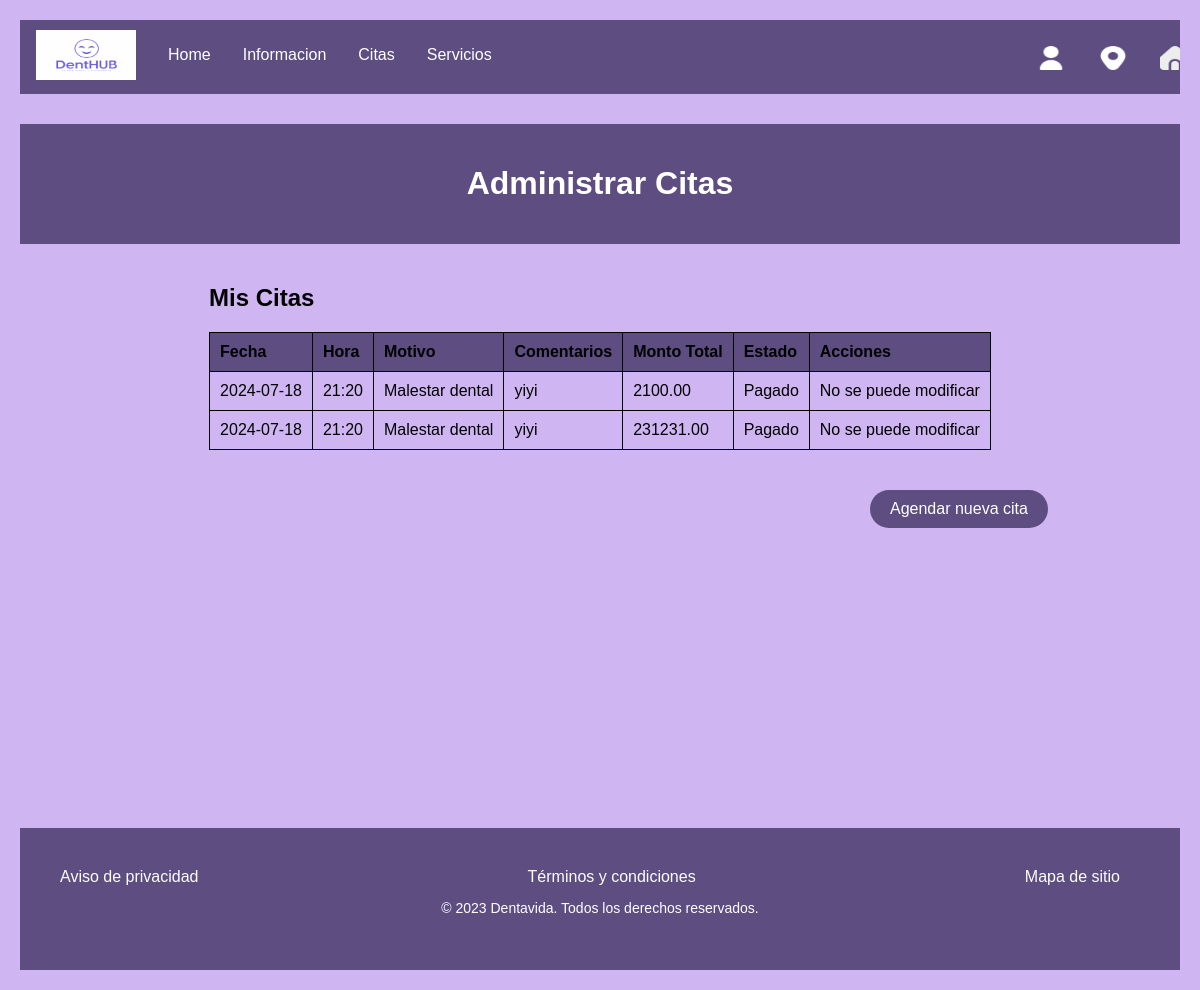
The page /vista_cliente/administrar_cita/agendar/index.php (signed in) on the database its author committed.
### tables this page shows
CREATE TABLE `citas` (
  `id_cita` int(11) NOT NULL,
  `id_paciente` int(11) DEFAULT NULL,
  `fecha_hora` datetime DEFAULT NULL,
  `motivo` varchar(255) DEFAULT NULL,
  `comentarios` text DEFAULT NULL,
  `estado` enum('Confirmada','Pendiente') DEFAULT 'Pendiente',
  `precio` int(200) NOT NULL,
  `monto_total` decimal(10,2) DEFAULT NULL
);

### vista_cliente/administrar_cita/agendar/index.php (the view, shortened to what this page needs)
<?php
include('../../../connection/connection.php');
$id_paciente = $_SESSION['id_paciente'];
$sql = "SELECT citas.id_cita, citas.fecha_hora, citas.motivo, citas.comentarios,
               IFNULL(pagos.monto_total, 'No asignado') as monto_total,
               IF(pagos.monto_total IS NOT NULL, 'Pagado', 'Pendiente') as estado_pago
        FROM citas
        LEFT JOIN pagos ON citas.id_cita = pagos.id_cita
        WHERE citas.id_paciente = ?";
$stmt = $conn->prepare($sql);
$stmt->bind_param("i", $id_paciente);
$stmt->execute();
$result = $stmt->get_result();
?>
<!DOCTYPE html>
<html lang="es">
<head>
    <link rel="stylesheet" href="../style.css">
</head>
<body>
    <header>
        <nav>
            <div class="arriba">
                <a class="navbar-brand" href="#">
                    <img src="../../../img/logo.png" width="100" height="50" alt="">
                </a>
                <div class="navbar_items">
                    <li><a href="../../prueba.php">Home</a></li>
                    <li><a href="../../info/index.html">Informacion</a></li>
                    <li><a href="#">Citas</a></li>
                    <li><a href="../../servicios/index.html">Servicios</a></li>
                    <div class="contenedor_icons">
                        <a class="navbar-brand" href="../../../registro_usr/index.html">
                            <img src="../../../img/usuario (1).png" alt="" width="30" height="24">
                        </a>
                        <a class="navbar-brand" href="https://www.google.com.mx/maps/preview">
                            <img src="../../../img/marcador (2).png" alt="" width="30" height="24">
                        </a>
                        <a class="navbar-brand" href="#">
                            <img src="../../../img/hogar (2).png" alt="" width="30" height="24">
                        </a>
                    </div>
                </div>
            </div>
        </nav>
    </header>
    <div class="xd">
        <h1>Administrar Citas</h1>
    </div>
    <main>
        <section class="appointment-list">
            <h2>Mis Citas</h2>
            <table>
                <thead>
                    <tr>
                        <th>Fecha</th>
                        <th>Hora</th>
                        <th>Motivo</th>
                        <th>Comentarios</th>
                        <th>Monto Total</th>
                        <th>Estado</th>
                        <th>Acciones</th>
                    </tr>
                </thead>
                <tbody>
                    <?php while($row = $result->fetch_assoc()):
                        $fecha_hora = new DateTime($row['fecha_hora']);
                    ?>
                    <tr>
                        <td><?= $fecha_hora->format('Y-m-d') ?></td>
                        <td><?= $fecha_hora->format('H:i') ?></td>
                        <td><?= htmlspecialchars($row['motivo']) ?></td>
                        <td><?= htmlspecialchars($row['comentarios']) ?></td>
                        <td><?= htmlspecialchars($row['monto_total']) ?></td>
                        <td><?= htmlspecialchars($row['estado_pago']) ?></td>
                        <td>
                            <?php if ($row['estado_pago'] === 'Pendiente'): ?>
                                <form action="eliminar_cita.php" method="post" style="display:inline;">
                                    <input type="hidden" name="id_cita" value="<?= $row['id_cita'] ?>">
                                    <button type="submit" class="btn btn-danger">Eliminar</button>
                                </form>
                                <form action="editar_cita.php" method="get" style="display:inline;">
                                    <input type="hidden" name="id_cita" value="<?= $row['id_cita'] ?>">
                                    <button type="submit" class="btn btn-secondary">Editar</button>
                                </form>
                            <?php else: ?>
                                <span>No se puede modificar</span>
                            <?php endif; ?>
                        </td>
                    </tr>
                    <?php endwhile; ?>
                </tbody>
            </table>
        </section>
    </main>
    <div class="citabtn">
        <a href="./agendar_cita.php"><button class="cancel-btn">Agendar nueva cita</button></a>
    </div>
    <footer class="bg_footer">
        <div class="footer-container">
            <ul>
                <li><a href="#aviso-privacidad">Aviso de privacidad</a></li>
                <li><a href="#terminos-y-condiciones">Términos y condiciones</a></li>
                <li><a href="#mapa-de-sitio">Mapa de sitio</a></li>
            </ul>
            <p>&copy; 2023 Dentavida. Todos los derechos reservados.</p>
        </div>
    </footer>
</body>
</html>

### vista_cliente/administrar_cita/style.css (style rules this page uses)
body { font-family: Arial, sans-serif; background-color: rgb(207, 181, 241); margin: 20px; }
.xd { margin-top: 30px; background-color: #5d4d81; padding: 20px; text-align: center; color: #fff; }
main { display: flex; flex-direction: column; align-items: center; padding: 20px; }
.appointment-list { margin-bottom: 20px; }
table { border-collapse: collapse; width: 100%; }
th, td { border: 1px solid #030303; padding: 10px; text-align: left; }
th { background-color: #5d4d81; }
.cancel-btn, .reschedule-btn { padding: 0; background-color: #5d4d81; color: #fff; border: none; padding: 10px 20px; font-size: 16px; cursor: pointer; border-radius: 100px; }
.arriba { list-style-type: none; margin: 0; display: block; padding: 0; overflow: hidden; background-color: #5d4d81; }
.contenedor_icons { display: grid; grid-template-columns: repeat(3, 1fr); grid-gap: -2000px; margin-left: 1000px; }
.navbar_items { margin-top: 16px; }
.arriba a { float: left; }
.arriba a { display: block; color: #ffffff; text-align: center; padding: 10px 16px; text-decoration: none; }
footer { background-color: #5d4d81; padding: 20px; text-align: center; }
.footer-container { margin: 0 auto; padding: 20px; }
.bg_footer { background-color: #5d4d81; }
ul { list-style: none; margin: 0; padding: 0; display: flex; justify-content: space-between; }
li { margin-right: 20px; }
a { text-decoration: none; color: #fdfdfd; }
footer p { font-size: 14px; color: #ffffff; }
.citabtn { display: block; margin-left: 850px; margin-bottom: 300px; margin-left:850px ; }

### rows shown on the page
citas: fecha_hora "2024-07-18", fecha_hora "21:20", motivo "Malestar dental", comentarios "yiyi", monto_total "2100.00", estado_pago "Pagado", monto_total "231231.00"
